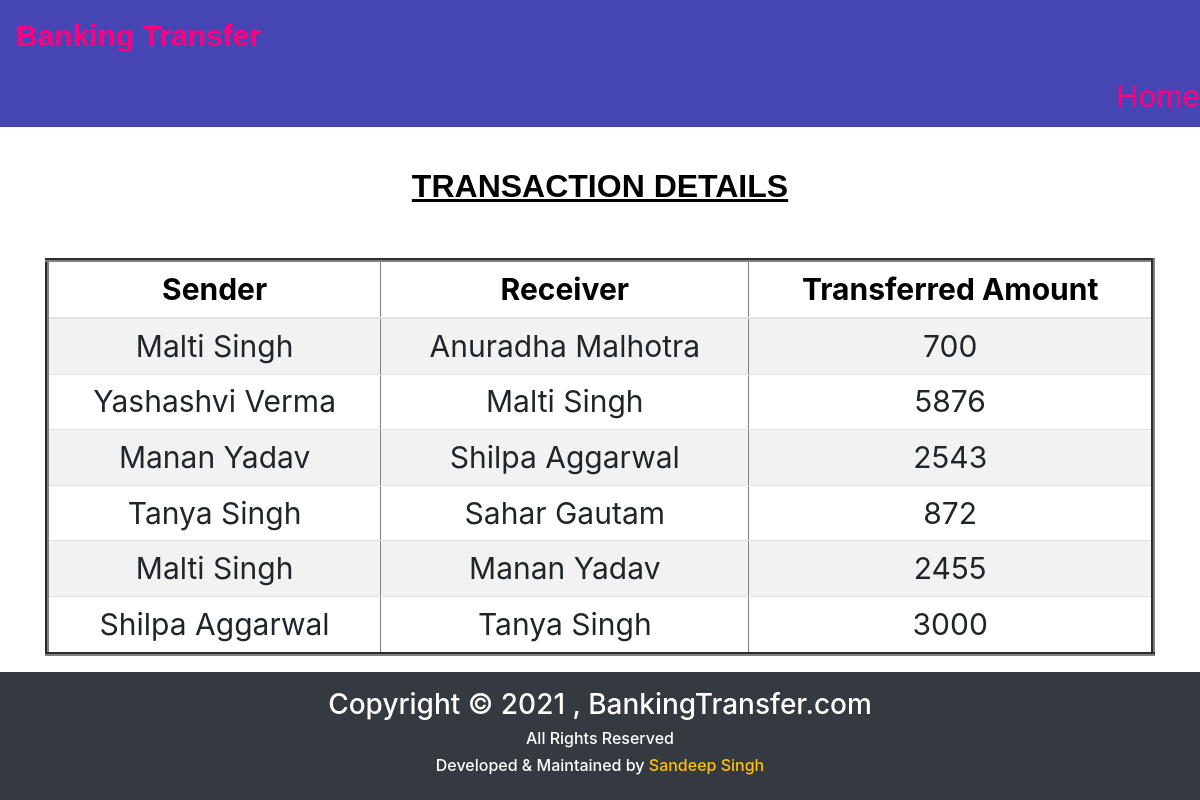
The app's page /transactionDetails.php with its own data.
### tables this page shows
CREATE TABLE `transaction` (
  `sender` varchar(50) NOT NULL,
  `receiver` varchar(50) NOT NULL,
  `credits` int(10) NOT NULL
);

### transactionDetails.php (the view, shortened to what this page needs)
<!DOCTYPE html>
<html lang="en">
<head>
   <link rel="stylesheet" href="https://stackpath.bootstrapcdn.com/bootstrap/4.5.2/css/bootstrap.min.css">
</head>
<body style="background-image: url(https://image.freepik.com/free-vector/modern-city-buildings_1441-3041.jpg);">
  <nav class="navbar navbar-light" style="background-color: #4646b5">
  <p class="logo-text"><b style="font-family: arial;">Banking Transfer</b><sub><small style="font-size: 30px; color: yellow;">
<ul class="navbar-nav">
<li class="list-customer">
<a class="nav-link1" href="index.php">Home </a>
</li>
</ul>
</nav>
        <div class="container divStyle" >
        <h2>TRANSACTION DETAILS </h2>
       <br>
       <div class="table-responsive">
    <table border="4"class="table roundedCorners tabletext table-hover table-sm table-striped table-condensed">
        <thead>
            <tr style="color:BLACK; font-style:normal">
                <th>Sender</th>
                <th>Receiver</th>
                <th> Transferred Amount</th>
            </tr>
        </thead>
        <tbody>
        <?php
            include 'config.php';
            $sql ="select * from transaction";
            $query =mysqli_query($conn, $sql);
            while($rows = mysqli_fetch_array($query))
            {
        ?>
            <tr>
            <td><?php echo $rows['sender']; ?></td>
            <td><?php echo $rows['receiver']; ?></td>
            <td><?php echo $rows['credits']; ?> </td>
        <?php
            }
        ?>
        </tbody>
    </table>
    </div>
</div>
<footer class="bg-dark text-white text-center p-3">
      <h3>Copyright © 2021 , BankingTransfer.com</h3>
      <h6>All Rights Reserved</h6>
      <h6>Developed & Maintained by
          <a class="text-warning" href="https://instagram.com/i_em_sandeep._?igshid=1xr6ihhsvilc5" target="_blank">
              <i class="fa fa-user-circle"></i> Sandeep Singh
          </a>
      </h6>
</footer>
</body>
</html>

### transactionDetails.php (style rules this page uses)
.logo-text { font-size:30px; padding-left:-10%; color: #ff0080; padding-top: 5px; }
.nav-link1 { color: #ff0080; }
.list-customer { padding-left: 1100px; }
h2 { text-align: center; border: 20px; margin-top: 10px; text-decoration-line: underline; font-family: Arial, Helvetica, sans-serif; color: BLACK; font-weight: bold; }
.container { background-color:white; padding-top: 30px; text-align: center; }

### records on screen
transaction: sender "Malti Singh", receiver "Anuradha Malhotra", credits "700"
transaction: sender "Yashashvi Verma", receiver "Malti Singh", credits "5876"
transaction: sender "Manan Yadav", receiver "Shilpa Aggarwal", credits "2543"
transaction: sender "Tanya Singh", receiver "Sahar Gautam", credits "872"
transaction: sender "Malti Singh", receiver "Manan Yadav", credits "2455"
transaction: sender "Shilpa Aggarwal", receiver "Tanya Singh", credits "3000"
